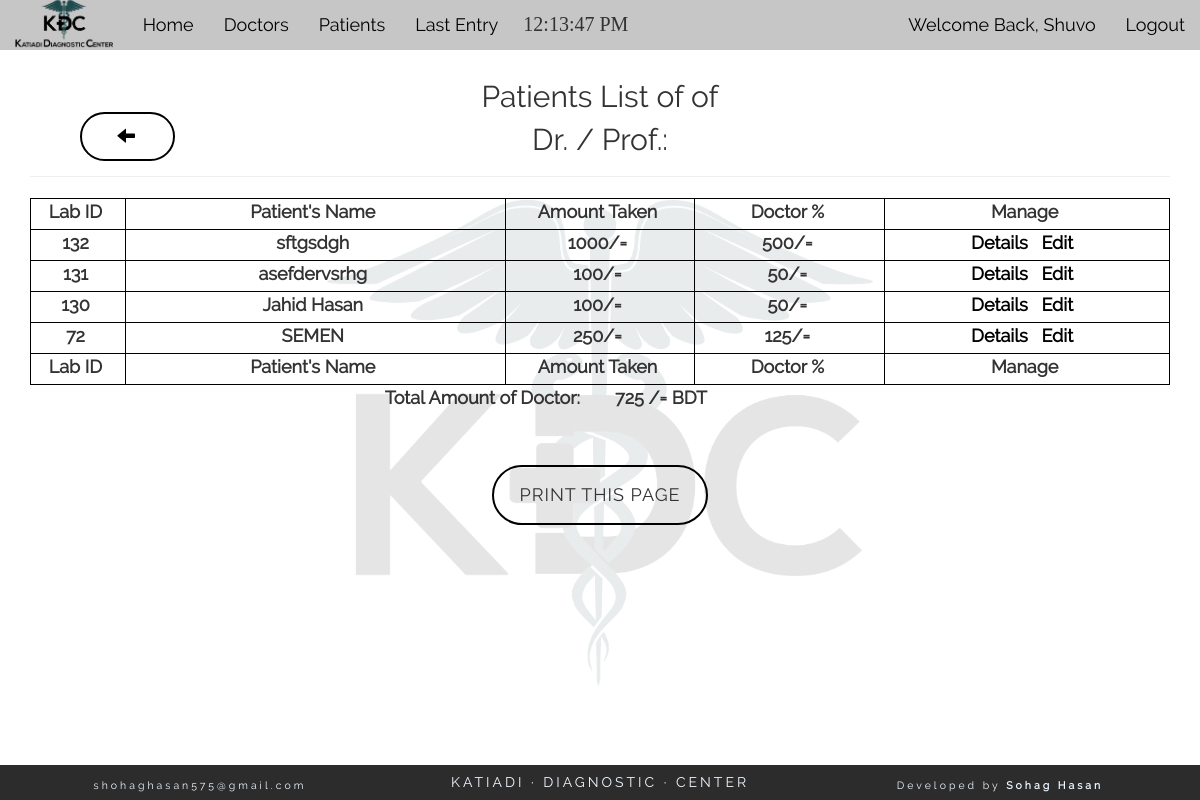
Before: /patient_list.php?d=12 (signed in) with the older database file.
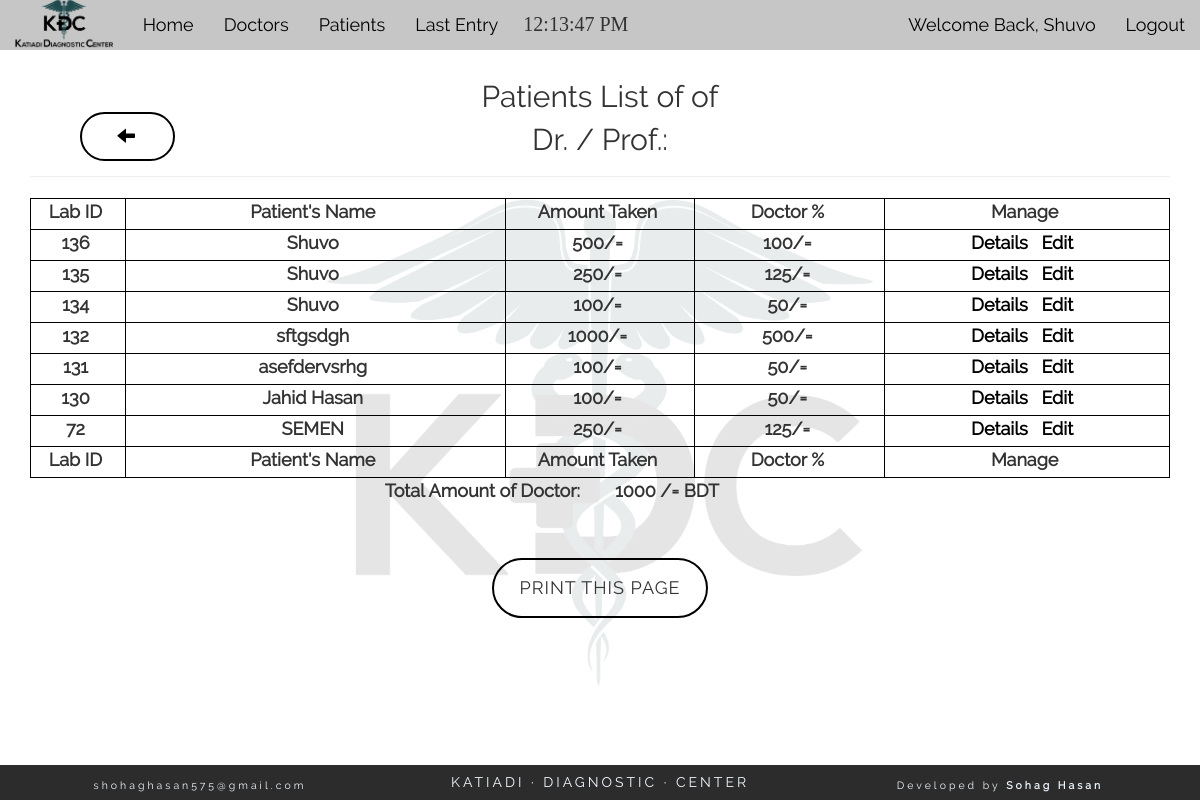
After: the same page with the newer database file.
### tables this page shows
CREATE TABLE "patient" (
	`lab_id`	INTEGER NOT NULL PRIMARY KEY AUTOINCREMENT,
	`p_id`	int(11) NOT NULL,
	`p_datetime`	datetime NOT NULL,
	`p_name`	varchar(200) NOT NULL,
	`p_age`	int(11) NOT NULL,
	`sex`	varchar(10) NOT NULL,
	`doctor_id`	int(11) NOT NULL,
	`specimen1`	varchar(50) NOT NULL,
	`specimen2`	varchar(50) NOT NULL,
	`specimen3`	varchar(50) NOT NULL,
	`status`	int(1) NOT NULL,
	`pat_amount`	INTEGER,
	`doc_amount`	INTEGER,
	`whenadded`	TEXT
);

### config.php (called while the page is built, shortened)
<?php
	function get_header(){
		require_once("includes/header.php");
	}
	function get_footer(){
		require_once("includes/footer.php");
	}
?>

### patient_list.php (the view, shortened to what this page needs)
<?php
	if(isset($_SESSION['username'])){
	require('config.php');
	get_header();
	$id=$_GET['d'];
	$name=$_GET['n'];
	$month=$_GET['m'];
	$year=$_GET['y'];
	$sel= "SELECT * FROM patient WHERE p_datetime LIKE('%$month $year%') AND doctor_id='$id' AND status='1' ORDER BY lab_id DESC";
	$res= $db -> query($sel);
?>
<section class="container-fluid text-center">
	<div class="col-md-12" style="position: relative;">
	<h4 class="title text-center">Patients List of <?php echo $month.' '.$year; ?> of </h4>
	<h4 class="title text-center">Dr. / Prof.: <?php echo $name; ?></h4>
	<hr><div class="col-md-12">
			<a class="back_button" href="javascript: history.go(-1)"><span class="glyphicon glyphicon-arrow-left" aria-hidden="true"></span></a>
		</div>
		<table id="datatable" class="container-fluid" cellspacing="0">
        <thead>
            <tr class="row">
                <th class="col-md-1 text-center textone b_1"><div><label for="">Lab ID</label></div></th>
                <th class="col-md-4 text-center textone b_1"><div><label for="">Patient's Name</label></div></th>
                <th class="col-md-2 text-center textone b_1"><div><label for="">Amount Taken</label></div></th>
                <th class="col-md-2 text-center textone b_1"><div><label for="">Doctor %</label></div></th>
                <th class="col-md-3 text-center textone b_1"><div class="in_print_off"><label for="">Manage</label></div></th>
            </tr>
        </thead>
		<tfoot>
            <tr class="row">
                <th class="col-md-1 text-center bb_1 textone b_1"><label for="">Lab ID</label></th>
                <th class="col-md-4 text-center bb_1 textone b_1"><label for="">Patient's Name</label></th>
                <th class="col-md-2 text-center bb_1 textone b_1"><label for="">Amount Taken</label></th>
                <th class="col-md-2 text-center bb_1 textone b_1"><label for="">Doctor %</label></th>
                <th class="col-md-3 text-center bb_1 textone b_1"><div class=" in_print_off"><label for="">Manage</label></div></th>
            </tr>
        </tfoot>
		<tbody>
		<?php while($data=$res->fetchArray(SQLITE3_ASSOC)){ ?>
            <tr class="row hover">
                <td class="col-md-1 textone bb_1 b_1 pm_0"><label for=""><?php echo $data['lab_id']; ?></label></td>
                <td class="col-md-4 bb_1 textone b_1 pm_0"><label for=""><?php echo $data['p_name']; ?></label></td>
                <td class="col-md-2 bb_1 textone b_1 pm_0"><label for=""><?php echo $data['pat_amount']; ?>/&#61;</label></td>
                <td class="col-md-2 bb_1 textone b_1 pm_0"><label for=""><?php echo $data['doc_amount']; ?>/&#61;</label></td>
                <td class="col-md-3 bb_1 b_1 textone pm_0"><div class=" in_print_off"><label for="">
                	<a class="manag" id="detail" href="pat_details.php?p=<?php echo $data['lab_id']; ?>"> Details</a>
                	<a class="manag" id="edit" href="pat_edit.php?p=<?php echo $data['lab_id']; ?>">Edit</a>
                </label></div></td>
            </tr>
		 <?php } ?>
		 </tbody>
		</table>
		<div class="col-md-12">
			<div class="col-md-6 text-right"><label for="">Total Amount of Doctor:</label></div>
			<div class="col-md-6 text-left"><label for="">
				<?php
					$mony_sel = "SELECT sum(doc_amount) as TOTAL from patient WHERE doctor_id='$id' AND status='1' AND p_datetime LIKE('%$month $year%')";
					$mony_qry= 	$db -> query($mony_sel);
					$mony_fetch= $mony_qry -> fetchArray(SQLITE3_ASSOC);
					if($mony_fetch['TOTAL']>0){
						echo($mony_fetch['TOTAL']);
					}else{
						echo '0.00';
					}
				?>
			/= BDT</label></div>
		</div>
</div>
<div class="col-md-12 text-center mt_50">
	<button class="print_button" onClick="window.print()">Print this page</button>
</div>
</section>
	<?php get_footer();
		}else{
		header('location: login.php');
			} ?>

### includes/header.php (shortened to what this page needs)
<?php
    $linkss=explode('/',$_SERVER['PHP_SELF']);
   	$page=$linkss[1];
?>
<!DOCTYPE HTML>
<html>
	<head>
		<link href="css/bootstrap.css" rel="stylesheet" type="text/css">
		<link href="css/style.css" rel="stylesheet" type="text/css">
		<link href="css/dataTable.css" rel="stylesheet" type="text/css">
		<link href="css/bootstrap-datetimepicker.css" rel="stylesheet" type="text/css">
</head>
	<body style="padding-top: 70px" onload="set_interval()" onmousemove="reset_interval()" onclick="reset_interval()" onkeypress="reset_interval()" onscroll="reset_interval()">
		<nav class="navbar navbar-default navbar-fixed-top">
			<div class="container-fluid">
				<div class="navbar-header">
				  <a class="navbar-brand" href="index.php"><img src="pics/logo.png" height="50" alt="logo"></a></div>
				<div class="collapse navbar-collapse" id="topFixedNavbar1">
				  <ul class="nav navbar-nav">
					<li<?php if($page==='index.php'){ echo ' class="active"'; } ?>><a href="index.php">Home<span class="sr-only">(current)</span></a></li>
					<li<?php if($page==='view_doctor.php'){ echo ' class="active"'; } ?>><a href="view_doctor.php">Doctors</a></li>
					<li<?php if($page==='view_patient.php'){ echo ' class="active"'; } ?>><a href="view_patient.php">Patients</a></li>
					<li<?php if($page==='last_patient.php'){ echo ' class="active"'; } ?>><a href="last_patient.php">Last Entry</a></li>
					<li id="clock"></li>
				  </ul>
				  <ul class="nav navbar-nav navbar-right">
        			<li<?php if($page==='user.php'){ echo ' class="active"'; } ?>><a class="text-capitalize" href="user.php?u=<?php echo $_SESSION['username']; ?>&s=n">Welcome Back, <?php echo($_SESSION['username']); ?></a></li>
        			<li><a href="logout.php">Logout</a></li>
				</ul>
				</div>
			</div>
		</nav>

### includes/footer.php (shortened to what this page needs)
		<footer class="text-center">
			<div class="col-md-4"><h5><sub>shohaghasan575@gmail.com</sub></h5></div>
			<div class="col-md-4"><h5>KATIADI &middot; DIAGNOSTIC &middot; CENTER</h5></div>
			<div class="col-md-4"><h5><sub>Developed by <b>Sohag Hasan</b></sub></sub></h5></div>
		</footer>
	</body>
</html>

### css/style.css (style rules this page uses)
* { font-family: "Raleway-Regular"; }
body { background: url(../pics/bg.png) center center no-repeat; background-size: contain; min-height: 100vh; padding-bottom: 39px; }
#datatable tbody { background: transparent; }
label > a { text-decoration: none; }
#clock { text-align: center; margin: 10px; font-size: 20px; font-family: Baskerville, Georgia; }
a > span { color: black; transition: all ease 400ms; }
.navbar-brand { margin-top: -15px; }
.title { font-size: 30px; }
label, a { font-size: 18px !important; line-height: 25px; padding: 0px 5px 0px 0px; }
.hover { background-color: transparent; transition: ease 100ms; }
.b_1 { border-top: 1px solid #000000; border-right: 1px solid #000000; border-left: 1px solid #000000; border-bottom: 0px; }
.b_1:last-child { border-top: 1px solid #000000; border-right: 1px solid #000000; border-left: 1px solid #000000; border-bottom: 1px solid #000000; }
.bb_1 { border-bottom: 1px solid #000000; }
.manag { text-decoration: none; color: #000000; margin: 0px 2px; transition: 150ms ease; }
.textone { text-overflow: ellipsis; white-space: nowrap; overflow: hidden; }
footer { letter-spacing: 3px; position: fixed; bottom: 0px; background: rgba(22,22,22,0.90); color: aliceblue; width: 100%; }
.back_button { position: absolute; top: -85px; left: 50px; border: 2px solid #000; border-radius: 25px; padding: 10px 35px; text-transform: uppercase; transition: all ease 200ms; letter-spacing: 3px; }
.mt_50 { margin-top: 50px; padding-bottom: 39px; }
.print_button { transition: 100ms ease; padding: 15px 25px; background-color: transparent; border-radius: 30px; border: 2px solid black; font-size: 18px; letter-spacing: 1px; text-transform: uppercase; outline: none; }
.pm_0 { padding: -5px; }

Changed rows visible on the page:
added patient: lab_id "136", p_name "Shuvo", pat_amount "500", doc_amount "100"
added patient: lab_id "135", p_name "Shuvo", pat_amount "250", doc_amount "125"
added patient: lab_id "134", p_name "Shuvo", pat_amount "100", doc_amount "50"
Other visible differences:
$mony_fetch['TOTAL']: "725" → "1000"
